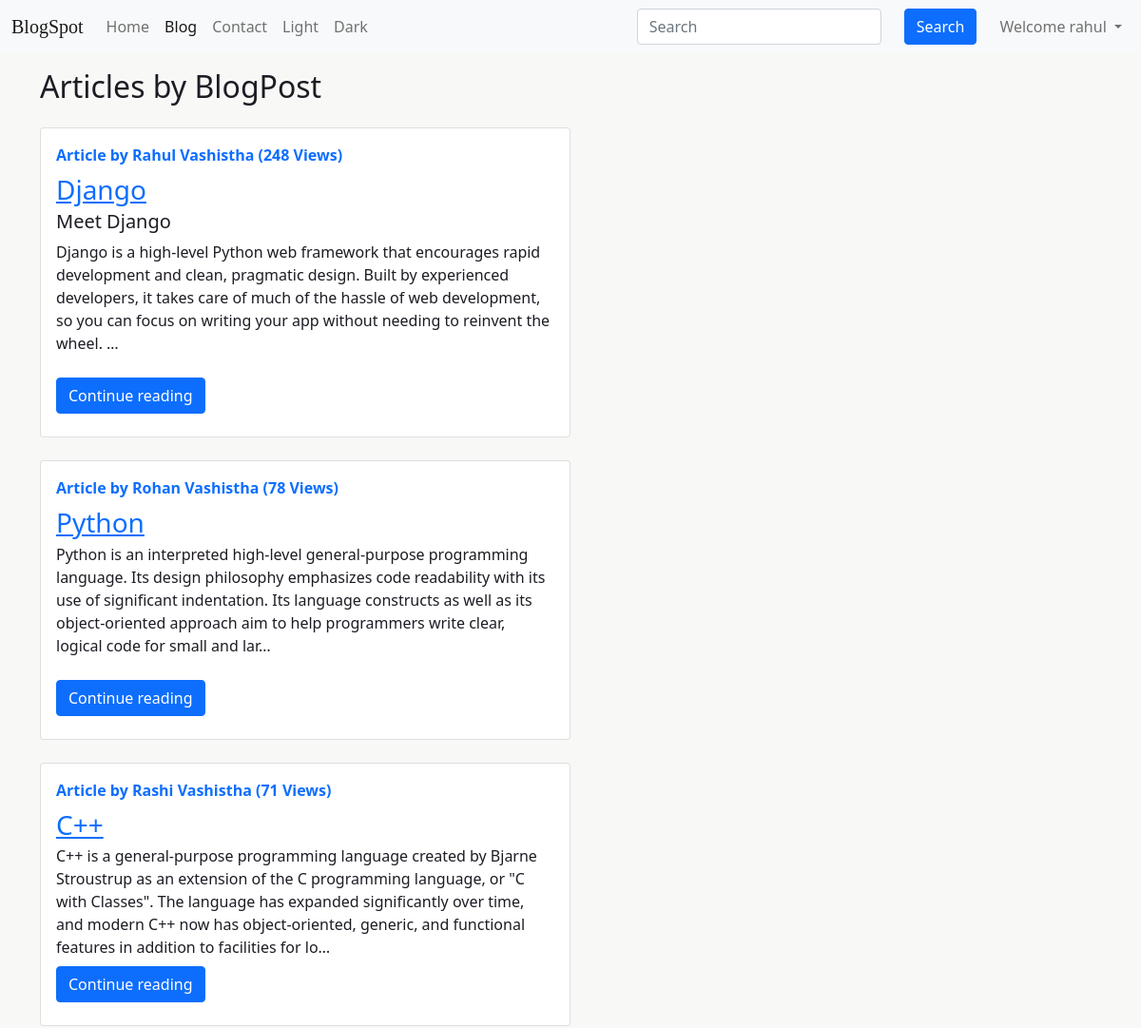
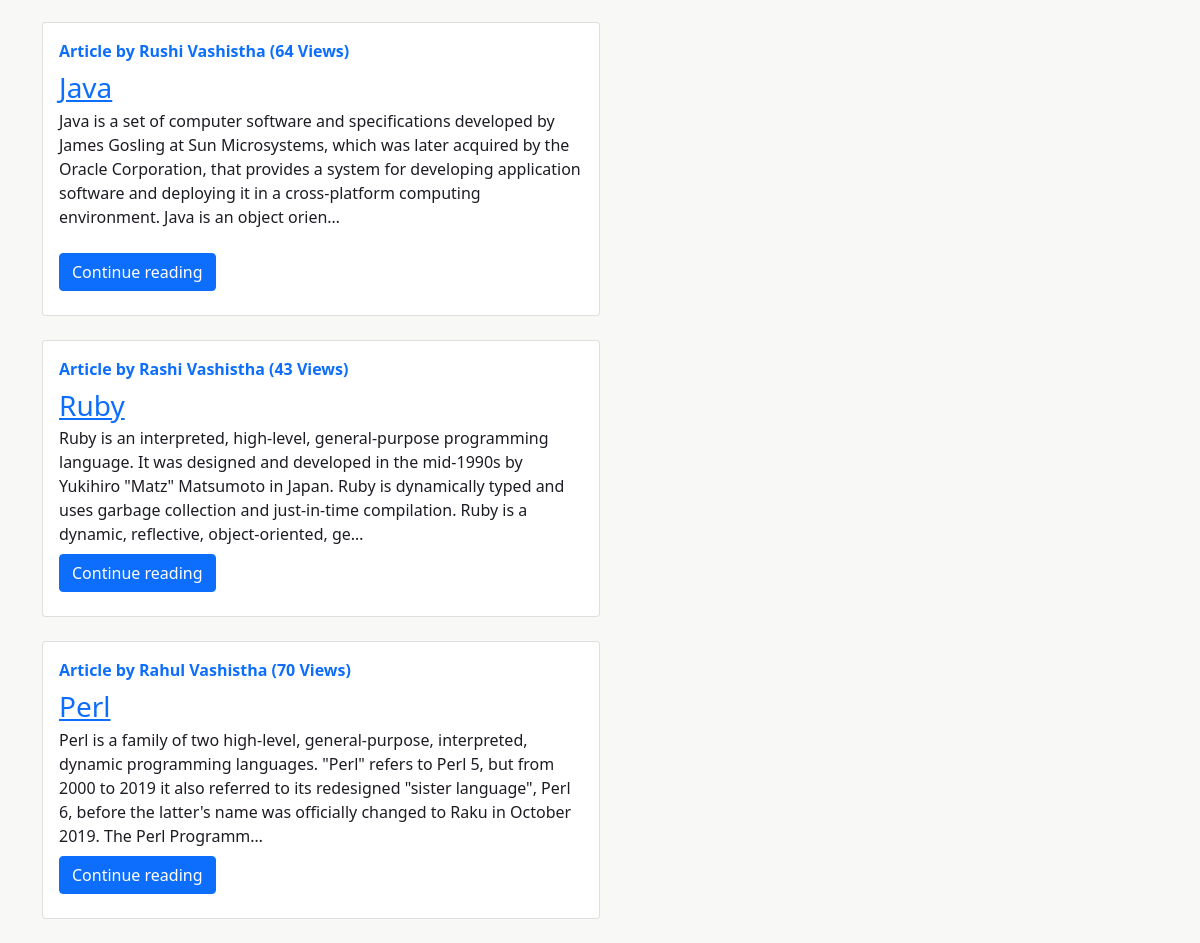
Screenshot of /blog/ (signed in) with the database file from the repository (2 pictures, top to bottom).
### blog/models.py (models this page shows, shortened)
class Post(models.Model):
    sno = models.AutoField(primary_key=True)
    title = models.CharField(max_length=200)
    content = RichTextField()
    author = models.CharField(max_length=40)
    slug = models.CharField(max_length=140, blank=True, null=True)
    owner = models.ForeignKey('auth.User', related_name='snippets', on_delete=models.CASCADE)
    timeStamp = models.DateTimeField(auto_now=True)
    views = models.IntegerField(default=0, editable=False)

### blog/views.py (the view)
# urls.py: path('', views.PostListView.as_view(), name='post-list-view'),
class PostListView(ListView):
    model = Post
    template_name = 'blogHome.html'
    context_object_name = 'allPosts'

### blog/templates/blogHome.html (shortened to what this page needs)
{% extends "base.html" %}
{%block blogactive %} active {% endblock blogactive %}
{% block body %}
<div class="container my-3">
    <h2>Articles by BlogPost</h2>
    {% for post in allPosts %}
    <div class="col-md-6 my-4">
        <div class="card flex-md-row mb-4 box-shadow h-md-250">
            <div class="card-body d-flex flex-column align-items-start">
                <strong class="d-inline-block mb-2 text-primary">Article by {{post.author}}  ({{post.views}} Views)</strong>
                <h3 class="mb-0"><a href="/blog/{{post.slug}}" class="text-primary">{{post.title}}</a></h3>
                <p class="card-text mb-auto">{{post.content|safe| truncatechars:300}}</p>
                <div class="my-2">
                    <a href="/blog/{{post.slug}}" role="button" class="btn btn-primary">Continue reading</a>
                </div>
            </div>
        </div>
    </div>
    {% endfor %}
</div>
{% endblock body %}

### templates/base.html (shortened to what this page needs)
{% load humanize %}
{% load static %}
<!DOCTYPE html>
<html lang="en">
<head>
  <link href="https://cdn.jsdelivr.net/npm/bootstrap@5.1.0/dist/css/bootstrap.min.css" rel="stylesheet"
 />
  <link rel="stylesheet" href="https://cdnjs.cloudflare.com/ajax/libs/animate.css/4.1.1/animate.min.css"/>
  <link rel="stylesheet" type="text/css" href="/static/blogspot.css">
  <link id="stylesheet" rel="stylesheet" type="text/css" href="/static/light.css">
</head>
<body>
  <div class="navbar-container">
    <nav class="navbar navbar-expand-lg navbar-light bg-light" id="nav-mode">
      <div class="container-fluid">
        <a class="navbar-brand">BlogSpot</a>
        <div class="collapse navbar-collapse" id="navbarSupportedContent">
          <ul class="navbar-nav me-auto mb-2 mb-lg-0">
            <li class="nav-item">
              <a class="nav-link {% block homeactive %}{% endblock homeactive %}" aria-current="page" href="/">Home</a>
            </li>
            <li class="nav-item">
              <a class="nav-link {% block blogactive %}{% endblock blogactive %}" href="/blog">Blog</a>
            </li>
            <li class="nav-item">
              <a class="nav-link {% block contactactive %}{% endblock contactactive %}" href="/contactform">Contact</a>
            </li>
            <li class="nav-item">
              <a class="nav-link" onclick="setStyleSheet('/static/light.css', 'navbar navbar-expand-lg navbar-light bg-light', 'light')" href="#lightmode">Light</a>
            </li>
            <li class="nav-item">
              <a class="nav-link" onclick="setStyleSheet('/static/dark.css', 'navbar navbar-expand-lg navbar-dark bg-dark', 'dark')" href="#darkmode">Dark</a>
            </li>
          </ul>
          <form method="get" action="/search" class="d-flex">
            <input name="searchquery" id="searchquery" class="form-control me-2" type="search" placeholder="Search"
              aria-label="Search" />
            <button class="btn btn-primary mx-3" type="submit">
              Search
            </button>
          </form>
          {% if user.is_authenticated %}
          <ul class="navbar-nav ml-auto mb-2 mb-lg-0">
            <li class="nav-item dropdown">
              <a class="nav-link dropdown-toggle out" href="#" id="navbarDropdown" role="button"
                data-bs-toggle="dropdown" aria-expanded="false">
                Welcome {{request.user}}
              </a>
            </li>
          </ul>
          {% endif %}
        </div>
      </div>
    </nav>
  </div>
  {% block body %}{% endblock body %}
</body>
</html>

### static/blogspot.css (style rules this page uses)
.navbar-brand { font-family: 'Cedarville Cursive', cursive; color: blue; }
body { background-color: var(--bg); }

### static/light.css (style rules this page uses)
body { background-color: #F8F8F6; color: #1F1B24; }

### rows the page displays
Post: author "Rahul Vashistha", views "248", title "Django", content "Meet Django Django is a high-level Python web framework that encourages rapid development and clean, pragmatic design. Built by experienced developers, it takes care of much of the hassle of web development, so you can focus on writing your app without needing to reinvent the wheel. …"
Post: author "Rohan Vashistha", views "78", title "Python", content "Python is an interpreted high-level general-purpose programming language. Its design philosophy emphasizes code readability with its use of significant indentation. Its language constructs as well as its object-oriented approach aim to help programmers write clear, logical code for small and lar…"
Post: author "Rashi Vashistha", views "71", title "C++", content "C++ is a general-purpose programming language created by Bjarne Stroustrup as an extension of the C programming language, or \"C with Classes\". The language has expanded significantly over time, and modern C++ now has object-oriented, generic, and functional features in addition to facilities for lo…"
Post: author "Rushi Vashistha", views "64", title "Java", content "Java is a set of computer software and specifications developed by James Gosling at Sun Microsystems, which was later acquired by the Oracle Corporation, that provides a system for developing application software and deploying it in a cross-platform computing environment. Java is an object orien…"
Post: author "Rashi Vashistha", views "43", title "Ruby", content "Ruby is an interpreted, high-level, general-purpose programming language. It was designed and developed in the mid-1990s by Yukihiro \"Matz\" Matsumoto in Japan. Ruby is dynamically typed and uses garbage collection and just-in-time compilation. Ruby is a dynamic, reflective, object-oriented, ge…"
Post: author "Rahul Vashistha", views "70", title "Perl", content "Perl is a family of two high-level, general-purpose, interpreted, dynamic programming languages. \"Perl\" refers to Perl 5, but from 2000 to 2019 it also referred to its redesigned \"sister language\", Perl 6, before the latter's name was officially changed to Raku in October 2019. The Perl Programm…"

### other values shown
{{ request.user }} "rahul"
